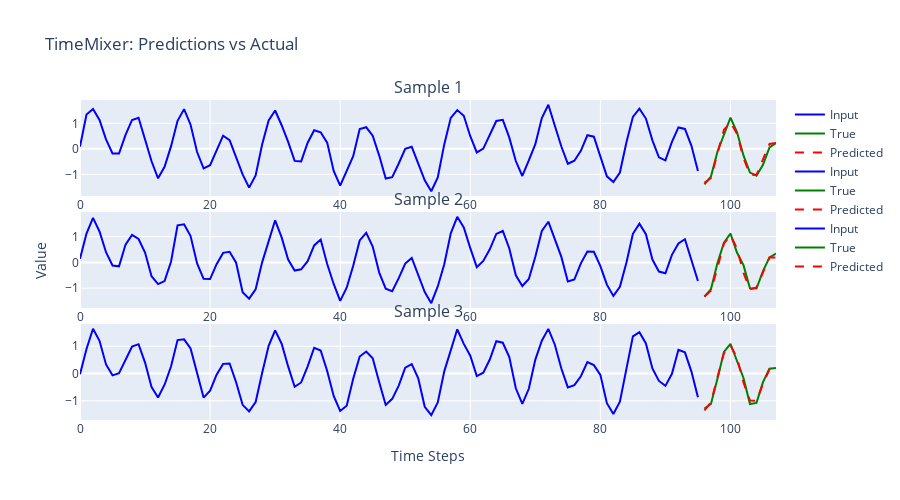

Notebook source saved alongside this figure:
### Markdown cell above
## 4. Visualize Predictions

### Code cell
# Visualize predictions using KMRPlotter
fig = KMRPlotter.plot_timeseries(
    X=X_test,
    y_true=y_test,
    y_pred=predictions,
    n_samples_to_plot=3,
    feature_idx=0,
    title='TimeMixer: Predictions vs Actual'
)
fig.show()
